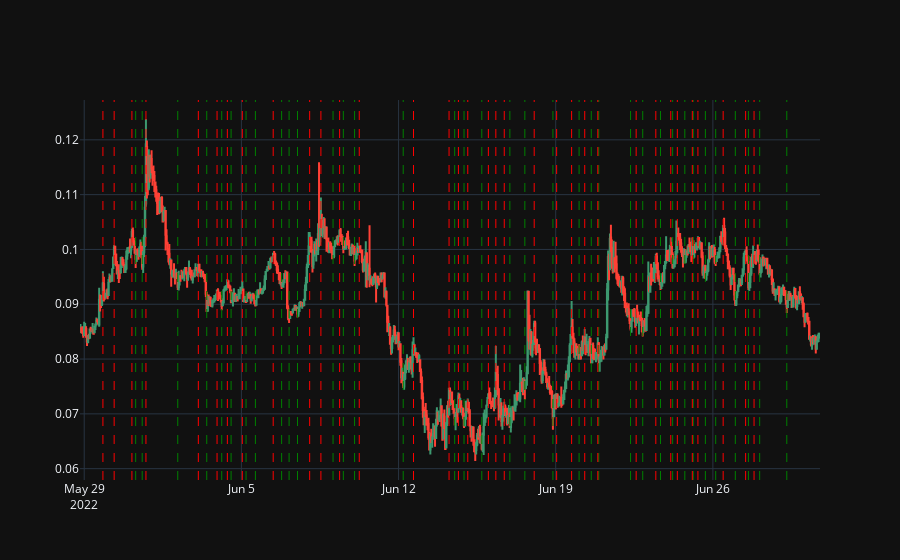

Here is the notebook cell this chart was saved with:
### Code cell
# import plotly.express as px
import plotly.graph_objects as go


fig = go.Figure(data=[go.Candlestick(x=data.index,
                open=data['Open'],
                high=data['High'],
                low=data['Low'],
                close=data['Close'])])

for b in buy:
    fig.add_vline(x=b, line_width=1, line_dash="dash", line_color="green")
for s in sell:
    fig.add_vline(x=s, line_width=1, line_dash="dash", line_color="red")

               
fig.update_layout(template = 'plotly_dark')
fig.layout.xaxis.rangeslider.visible = False


fig.show()

### Figure 1 — Plotly figure (JSON) as saved in the notebook; plotly's stock layout.template omitted (floating-point values rounded to 4 significant figures; data arrays with more than 128 entries replaced by an {"elided": "..."} marker saying what was removed)
{"data": [{"close": {"elided": "791 float values"}, "high": {"elided": "791 str values"}, "low": {"elided": "791 str values"}, "open": {"elided": "791 str values"}, "type": "candlestick", "x": {"elided": "791 str values"}}], "layout": {"shapes": [{"line": {"color": "green", "dash": "dash", "width": 1}, "type": "line", "x0": "2022-05-31T07:00:00.000000000", "x1": "2022-05-31T07:00:00.000000000", "xref": "x", "y0": 0, "y1": 1, "yref": "y domain"}, {"line": {"color": "green", "dash": "dash", "width": 1}, "type": "line", "x0": "2022-05-31T14:00:00.000000000", "x1": "2022-05-31T14:00:00.000000000", "xref": "x", "y0": 0, "y1": 1, "yref": "y domain"}, {"line": {"color": "green", "dash": "dash", "width": 1}, "type": "line", "x0": "2022-06-02T04:00:00.000000000", "x1": "2022-06-02T04:00:00.000000000", "xref": "x", "y0": 0, "y1": 1, "yref": "y domain"}, {"line": {"color": "green", "dash": "dash", "width": 1}, "type": "line", "x0": "2022-06-03T11:00:00.000000000", "x1": "2022-06-03T11:00:00.000000000", "xref": "x", "y0": 0, "y1": 1, "yref": "y domain"}, {"line": {"color": "green", "dash": "dash", "width": 1}, "type": "line", "x0": "2022-06-04T03:00:00.000000000", "x1": "2022-06-04T03:00:00.000000000", "xref": "x", "y0": 0, "y1": 1, "yref": "y domain"}, {"line": {"color": "green", "dash": "dash", "width": 1}, "type": "line", "x0": "2022-06-04T13:00:00.000000000", "x1": "2022-06-04T13:00:00.000000000", "xref": "x", "y0": 0, "y1": 1, "yref": "y domain"}, {"line": {"color": "green", "dash": "dash", "width": 1}, "type": "line", "x0": "2022-06-05T05:00:00.000000000", "x1": "2022-06-05T05:00:00.000000000", "xref": "x", "y0": 0, "y1": 1, "yref": "y domain"}, {"line": {"color": "green", "dash": "dash", "width": 1}, "type": "line", "x0": "2022-06-05T15:00:00.000000000", "x1": "2022-06-05T15:00:00.000000000", "xref": "x", "y0": 0, "y1": 1, "yref": "y domain"}, {"line": {"color": "green", "dash": "dash", "width": 1}, "type": "line", "x0": "2022-06-06T19:00:00.000000000", "x1": "2022-06-06T19:00:00.000000000", "xref": "x", "y0": 0, "y1": 1, "yref": "y domain"}, {"line": {"color": "green", "dash": "dash", "width": 1}, "type": "line", "x0": "2022-06-07T03:00:00.000000000", "x1": "2022-06-07T03:00:00.000000000", "xref": "x", "y0": 0, "y1": 1, "yref": "y domain"}, {"line": {"color": "green", "dash": "dash", "width": 1}, "type": "line", "x0": "2022-06-07T12:00:00.000000000", "x1": "2022-06-07T12:00:00.000000000", "xref": "x", "y0": 0, "y1": 1, "yref": "y domain"}, {"line": {"color": "green", "dash": "dash", "width": 1}, "type": "line", "x0": "2022-06-09T02:00:00.000000000", "x1": "2022-06-09T02:00:00.000000000", "xref": "x", "y0": 0, "y1": 1, "yref": "y domain"}, {"line": {"color": "green", "dash": "dash", "width": 1}, "type": "line", "x0": "2022-06-09T13:00:00.000000000", "x1": "2022-06-09T13:00:00.000000000", "xref": "x", "y0": 0, "y1": 1, "yref": "y domain"}, {"line": {"color": "green", "dash": "dash", "width": 1}, "type": "line", "x0": "2022-06-10T01:00:00.000000000", "x1": "2022-06-10T01:00:00.000000000", "xref": "x", "y0": 0, "y1": 1, "yref": "y domain"}, {"line": {"color": "green", "dash": "dash", "width": 1}, "type": "line", "x0": "2022-06-12T05:00:00.000000000", "x1": "2022-06-12T05:00:00.000000000", "xref": "x", "y0": 0, "y1": 1, "yref": "y domain"}, {"line": {"color": "green", "dash": "dash", "width": 1}, "type": "line", "x0": "2022-06-14T12:00:00.000000000", "x1": "2022-06-14T12:00:00.000000000", "xref": "x", "y0": 0, "y1": 1, "yref": "y domain"}, {"line": {"color": "green", "dash": "dash", "width": 1}, "type": "line", "x0": "2022-06-14T22:00:00.000000000", "x1": "2022-06-14T22:00:00.000000000", "xref": "x", "y0": 0, "y1": 1, "yref": "y domain"}, {"line": {"color": "green", "dash": "dash", "width": 1}, "type": "line", "x0": "2022-06-15T17:00:00.000000000", "x1": "2022-06-15T17:00:00.000000000", "xref": "x", "y0": 0, "y1": 1, "yref": "y domain"}, {"line": {"color": "green", "dash": "dash", "width": 1}, "type": "line", "x0": "2022-06-16T23:00:00.000000000", "x1": "2022-06-16T23:00:00.000000000", "xref": "x", "y0": 0, "y1": 1, "yref": "y domain"}, {"line": {"color": "green", "dash": "dash", "width": 1}, "type": "line", "x0": "2022-06-17T15:00:00.000000000", "x1": "2022-06-17T15:00:00.000000000", "xref": "x", "y0": 0, "y1": 1, "yref": "y domain"}, {"line": {"color": "green", "dash": "dash", "width": 1}, "type": "line", "x0": "2022-06-18T21:00:00.000000000", "x1": "2022-06-18T21:00:00.000000000", "xref": "x", "y0": 0, "y1": 1, "yref": "y domain"}, {"line": {"color": "green", "dash": "dash", "width": 1}, "type": "line", "x0": "2022-06-20T01:00:00.000000000", "x1": "2022-06-20T01:00:00.000000000", "xref": "x", "y0": 0, "y1": 1, "yref": "y domain"}, {"line": {"color": "green", "dash": "dash", "width": 1}, "type": "line", "x0": "2022-06-20T14:00:00.000000000", "x1": "2022-06-20T14:00:00.000000000", "xref": "x", "y0": 0, "y1": 1, "yref": "y domain"}, {"line": {"color": "green", "dash": "dash", "width": 1}, "type": "line", "x0": "2022-06-20T22:00:00.000000000", "x1": "2022-06-20T22:00:00.000000000", "xref": "x", "y0": 0, "y1": 1, "yref": "y domain"}, {"line": {"color": "green", "dash": "dash", "width": 1}, "type": "line", "x0": "2022-06-22T08:00:00.000000000", "x1": "2022-06-22T08:00:00.000000000", "xref": "x", "y0": 0, "y1": 1, "yref": "y domain"}, {"line": {"color": "green", "dash": "dash", "width": 1}, "type": "line", "x0": "2022-06-22T21:00:00.000000000", "x1": "2022-06-22T21:00:00.000000000", "xref": "x", "y0": 0, "y1": 1, "yref": "y domain"}, {"line": {"color": "green", "dash": "dash", "width": 1}, "type": "line", "x0": "2022-06-23T16:00:00.000000000", "x1": "2022-06-23T16:00:00.000000000", "xref": "x", "y0": 0, "y1": 1, "yref": "y domain"}, {"line": {"color": "green", "dash": "dash", "width": 1}, "type": "line", "x0": "2022-06-24T05:00:00.000000000", "x1": "2022-06-24T05:00:00.000000000", "xref": "x", "y0": 0, "y1": 1, "yref": "y domain"}, {"line": {"color": "green", "dash": "dash", "width": 1}, "type": "line", "x0": "2022-06-24T18:00:00.000000000", "x1": "2022-06-24T18:00:00.000000000", "xref": "x", "y0": 0, "y1": 1, "yref": "y domain"}, {"line": {"color": "green", "dash": "dash", "width": 1}, "type": "line", "x0": "2022-06-25T03:00:00.000000000", "x1": "2022-06-25T03:00:00.000000000", "xref": "x", "y0": 0, "y1": 1, "yref": "y domain"}, {"line": {"color": "green", "dash": "dash", "width": 1}, "type": "line", "x0": "2022-06-25T16:00:00.000000000", "x1": "2022-06-25T16:00:00.000000000", "xref": "x", "y0": 0, "y1": 1, "yref": "y domain"}, {"line": {"color": "green", "dash": "dash", "width": 1}, "type": "line", "x0": "2022-06-26T03:00:00.000000000", "x1": "2022-06-26T03:00:00.000000000", "xref": "x", "y0": 0, "y1": 1, "yref": "y domain"}, {"line": {"color": "green", "dash": "dash", "width": 1}, "type": "line", "x0": "2022-06-27T00:00:00.000000000", "x1": "2022-06-27T00:00:00.000000000", "xref": "x", "y0": 0, "y1": 1, "yref": "y domain"}, {"line": {"color": "green", "dash": "dash", "width": 1}, "type": "line", "x0": "2022-06-27T14:00:00.000000000", "x1": "2022-06-27T14:00:00.000000000", "xref": "x", "y0": 0, "y1": 1, "yref": "y domain"}, {"line": {"color": "green", "dash": "dash", "width": 1}, "type": "line", "x0": "2022-06-28T02:00:00.000000000", "x1": "2022-06-28T02:00:00.000000000", "xref": "x", "y0": 0, "y1": 1, "yref": "y domain"}, {"line": {"color": "green", "dash": "dash", "width": 1}, "type": "line", "x0": "2022-06-29T07:00:00.000000000", "x1": "2022-06-29T07:00:00.000000000", "xref": "x", "y0": 0, "y1": 1, "yref": "y domain"}, {"line": {"color": "red", "dash": "dash", "width": 1}, "type": "line", "x0": "2022-05-29T20:00:00.000000000", "x1": "2022-05-29T20:00:00.000000000", "xref": "x", "y0": 0, "y1": 1, "yref": "y domain"}, {"line": {"color": "red", "dash": "dash", "width": 1}, "type": "line", "x0": "2022-05-30T08:00:00.000000000", "x1": "2022-05-30T08:00:00.000000000", "xref": "x", "y0": 0, "y1": 1, "yref": "y domain"}, {"line": {"color": "red", "dash": "dash", "width": 1}, "type": "line", "x0": "2022-05-31T03:00:00.000000000", "x1": "2022-05-31T03:00:00.000000000", "xref": "x", "y0": 0, "y1": 1, "yref": "y domain"}, {"line": {"color": "red", "dash": "dash", "width": 1}, "type": "line", "x0": "2022-05-31T18:00:00.000000000", "x1": "2022-05-31T18:00:00.000000000", "xref": "x", "y0": 0, "y1": 1, "yref": "y domain"}, {"line": {"color": "red", "dash": "dash", "width": 1}, "type": "line", "x0": "2022-06-03T02:00:00.000000000", "x1": "2022-06-03T02:00:00.000000000", "xref": "x", "y0": 0, "y1": 1, "yref": "y domain"}, {"line": {"color": "red", "dash": "dash", "width": 1}, "type": "line", "x0": "2022-06-03T22:00:00.000000000", "x1": "2022-06-03T22:00:00.000000000", "xref": "x", "y0": 0, "y1": 1, "yref": "y domain"}, {"line": {"color": "red", "dash": "dash", "width": 1}, "type": "line", "x0": "2022-06-04T09:00:00.000000000", "x1": "2022-06-04T09:00:00.000000000", "xref": "x", "y0": 0, "y1": 1, "yref": "y domain"}, {"line": {"color": "red", "dash": "dash", "width": 1}, "type": "line", "x0": "2022-06-05T01:00:00.000000000", "x1": "2022-06-05T01:00:00.000000000", "xref": "x", "y0": 0, "y1": 1, "yref": "y domain"}, {"line": {"color": "red", "dash": "dash", "width": 1}, "type": "line", "x0": "2022-06-06T10:00:00.000000000", "x1": "2022-06-06T10:00:00.000000000", "xref": "x", "y0": 0, "y1": 1, "yref": "y domain"}, {"line": {"color": "red", "dash": "dash", "width": 1}, "type": "line", "x0": "2022-06-08T01:00:00.000000000", "x1": "2022-06-08T01:00:00.000000000", "xref": "x", "y0": 0, "y1": 1, "yref": "y domain"}, {"line": {"color": "red", "dash": "dash", "width": 1}, "type": "line", "x0": "2022-06-08T13:00:00.000000000", "x1": "2022-06-08T13:00:00.000000000", "xref": "x", "y0": 0, "y1": 1, "yref": "y domain"}, {"line": {"color": "red", "dash": "dash", "width": 1}, "type": "line", "x0": "2022-06-09T09:00:00.000000000", "x1": "2022-06-09T09:00:00.000000000", "xref": "x", "y0": 0, "y1": 1, "yref": "y domain"}, {"line": {"color": "red", "dash": "dash", "width": 1}, "type": "line", "x0": "2022-06-10T06:00:00.000000000", "x1": "2022-06-10T06:00:00.000000000", "xref": "x", "y0": 0, "y1": 1, "yref": "y domain"}, {"line": {"color": "red", "dash": "dash", "width": 1}, "type": "line", "x0": "2022-06-12T16:00:00.000000000", "x1": "2022-06-12T16:00:00.000000000", "xref": "x", "y0": 0, "y1": 1, "yref": "y domain"}, {"line": {"color": "red", "dash": "dash", "width": 1}, "type": "line", "x0": "2022-06-14T06:00:00.000000000", "x1": "2022-06-14T06:00:00.000000000", "xref": "x", "y0": 0, "y1": 1, "yref": "y domain"}, {"line": {"color": "red", "dash": "dash", "width": 1}, "type": "line", "x0": "2022-06-14T16:00:00.000000000", "x1": "2022-06-14T16:00:00.000000000", "xref": "x", "y0": 0, "y1": 1, "yref": "y domain"}, {"line": {"color": "red", "dash": "dash", "width": 1}, "type": "line", "x0": "2022-06-15T02:00:00.000000000", "x1": "2022-06-15T02:00:00.000000000", "xref": "x", "y0": 0, "y1": 1, "yref": "y domain"}, {"line": {"color": "red", "dash": "dash", "width": 1}, "type": "line", "x0": "2022-06-16T00:00:00.000000000", "x1": "2022-06-16T00:00:00.000000000", "xref": "x", "y0": 0, "y1": 1, "yref": "y domain"}, {"line": {"color": "red", "dash": "dash", "width": 1}, "type": "line", "x0": "2022-06-16T08:00:00.000000000", "x1": "2022-06-16T08:00:00.000000000", "xref": "x", "y0": 0, "y1": 1, "yref": "y domain"}, {"line": {"color": "red", "dash": "dash", "width": 1}, "type": "line", "x0": "2022-06-16T17:00:00.000000000", "x1": "2022-06-16T17:00:00.000000000", "xref": "x", "y0": 0, "y1": 1, "yref": "y domain"}, {"line": {"color": "red", "dash": "dash", "width": 1}, "type": "line", "x0": "2022-06-18T01:00:00.000000000", "x1": "2022-06-18T01:00:00.000000000", "xref": "x", "y0": 0, "y1": 1, "yref": "y domain"}, {"line": {"color": "red", "dash": "dash", "width": 1}, "type": "line", "x0": "2022-06-19T01:00:00.000000000", "x1": "2022-06-19T01:00:00.000000000", "xref": "x", "y0": 0, "y1": 1, "yref": "y domain"}, {"line": {"color": "red", "dash": "dash", "width": 1}, "type": "line", "x0": "2022-06-19T17:00:00.000000000", "x1": "2022-06-19T17:00:00.000000000", "xref": "x", "y0": 0, "y1": 1, "yref": "y domain"}, {"line": {"color": "red", "dash": "dash", "width": 1}, "type": "line", "x0": "2022-06-20T07:00:00.000000000", "x1": "2022-06-20T07:00:00.000000000", "xref": "x", "y0": 0, "y1": 1, "yref": "y domain"}, {"line": {"color": "red", "dash": "dash", "width": 1}, "type": "line", "x0": "2022-06-20T21:00:00.000000000", "x1": "2022-06-20T21:00:00.000000000", "xref": "x", "y0": 0, "y1": 1, "yref": "y domain"}, {"line": {"color": "red", "dash": "dash", "width": 1}, "type": "line", "x0": "2022-06-22T14:00:00.000000000", "x1": "2022-06-22T14:00:00.000000000", "xref": "x", "y0": 0, "y1": 1, "yref": "y domain"}, {"line": {"color": "red", "dash": "dash", "width": 1}, "type": "line", "x0": "2022-06-23T11:00:00.000000000", "x1": "2022-06-23T11:00:00.000000000", "xref": "x", "y0": 0, "y1": 1, "yref": "y domain"}, {"line": {"color": "red", "dash": "dash", "width": 1}, "type": "line", "x0": "2022-06-24T03:00:00.000000000", "x1": "2022-06-24T03:00:00.000000000", "xref": "x", "y0": 0, "y1": 1, "yref": "y domain"}, {"line": {"color": "red", "dash": "dash", "width": 1}, "type": "line", "x0": "2022-06-24T10:00:00.000000000", "x1": "2022-06-24T10:00:00.000000000", "xref": "x", "y0": 0, "y1": 1, "yref": "y domain"}, {"line": {"color": "red", "dash": "dash", "width": 1}, "type": "line", "x0": "2022-06-25T02:00:00.000000000", "x1": "2022-06-25T02:00:00.000000000", "xref": "x", "y0": 0, "y1": 1, "yref": "y domain"}, {"line": {"color": "red", "dash": "dash", "width": 1}, "type": "line", "x0": "2022-06-25T08:00:00.000000000", "x1": "2022-06-25T08:00:00.000000000", "xref": "x", "y0": 0, "y1": 1, "yref": "y domain"}, {"line": {"color": "red", "dash": "dash", "width": 1}, "type": "line", "x0": "2022-06-26T11:00:00.000000000", "x1": "2022-06-26T11:00:00.000000000", "xref": "x", "y0": 0, "y1": 1, "yref": "y domain"}, {"line": {"color": "red", "dash": "dash", "width": 1}, "type": "line", "x0": "2022-06-27T11:00:00.000000000", "x1": "2022-06-27T11:00:00.000000000", "xref": "x", "y0": 0, "y1": 1, "yref": "y domain"}, {"line": {"color": "red", "dash": "dash", "width": 1}, "type": "line", "x0": "2022-06-27T20:00:00.000000000", "x1": "2022-06-27T20:00:00.000000000", "xref": "x", "y0": 0, "y1": 1, "yref": "y domain"}], "xaxis": {"rangeslider": {"visible": false}}}}
